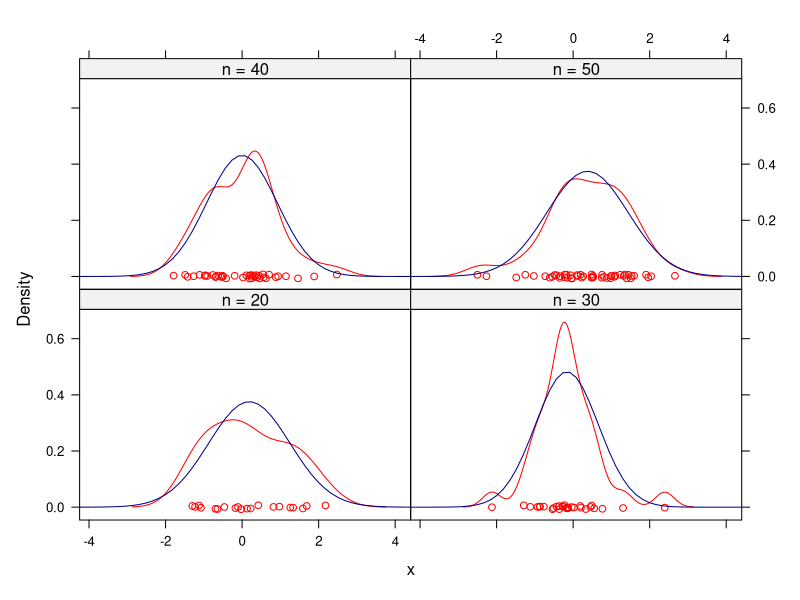

R code for this plot:
## ---- chunk 1
library(lattice)
n <- seq(20, 50, 10)
x <- rnorm(sum(n))
y <- factor(rep(n, n), labels=paste("n =", n))
densityplot(~ x | y,
panel = function(x, ...) {
panel.densityplot(x, col="red", ...)
panel.mathdensity(dmath=dnorm,
args=list(mean=mean(x), sd=sd(x)),
col="darkblue")
})
## ---- chunk 2
x1<-c(0.10, 0.11, 0.12, 0.13, 0.14, 0.15,
0.16, 0.17, 0.18, 0.20)
x2<-c(1,2,3,4,5,5,4,3,2,1)
y<-c(42.0, 43.5, 49.0, 45.5, 45.0, 47.5,
49.0, 53.0, 53.0, 55.0)
lm.sol<-lm(y ~ x1+x2)
knitr::kable(summary(lm.sol)$coef)
